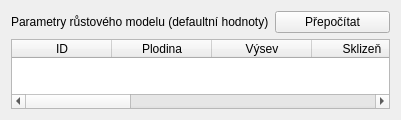
               <widget class="QWidget" name="page">
                <property name="geometry">
                 <rect>
                  <x>0</x>
                  <y>0</y>
                  <width>401</width>
                  <height>119</height>
                 </rect>
                </property>
                <attribute name="label">
                 <string>Růstový model</string>
                </attribute>
                <layout class="QGridLayout" name="gridLayout_38">
                 <item row="0" column="0">
                  <layout class="QGridLayout" name="gridLayout_28">
                   <item row="1" column="1">
                    <widget class="QPushButton" name="pb_coefs">
                     <property name="sizePolicy">
                      <sizepolicy hsizetype="Preferred" vsizetype="Fixed">
                       <horstretch>0</horstretch>
                       <verstretch>0</verstretch>
                      </sizepolicy>
                     </property>
                     <property name="toolTip">
                      <string>&lt;html&gt;&lt;head/&gt;&lt;body&gt;&lt;p&gt;Provede výpočet koeficientů růstového modelu z dat zadaných v tabulce (z hodnot maximální sušiny). Jedná se o defaultní hodnoty sklonu a interceptu růstové křivky (viz nápověda).&lt;/p&gt;&lt;/body&gt;&lt;/html&gt;</string>
                     </property>
                     <property name="text">
                      <string>Přepočítat</string>
                     </property>
                    </widget>
                   </item>
                   <item row="1" column="0">
                    <widget class="QLabel" name="label_12">
                     <property name="text">
                      <string>Parametry růstového modelu (defaultní hodnoty)</string>
                     </property>
                    </widget>
                   </item>
                  </layout>
                 </item>
                 <item row="1" column="0">
                  <widget class="QTableWidget" name="tw_growth_params">
                   <attribute name="verticalHeaderVisible">
                    <bool>false</bool>
                   </attribute>
                   <column>
                    <property name="text">
                     <string>ID</string>
                    </property>
                   </column>
                   <column>
                    <property name="text">
                     <string>Plodina</string>
                    </property>
                   </column>
                   <column>
                    <property name="text">
                     <string>Výsev</string>
                    </property>
                    <property name="toolTip">
                     <string>&lt;html&gt;&lt;head/&gt;&lt;body&gt;&lt;p&gt;Agrotechnický termín výsevu nebo výsadby&lt;/p&gt;&lt;/body&gt;&lt;/html&gt;</string>
                    </property>
                   </column>
                   <column>
                    <property name="text">
                     <string>Sklizeň</string>
                    </property>
                    <property name="toolTip">
                     <string>&lt;html&gt;&lt;head/&gt;&lt;body&gt;&lt;p&gt;Agrotechnický termín sklizně&lt;/p&gt;&lt;/body&gt;&lt;/html&gt;</string>
                    </property>
                   </column>
                   <column>
                    <property name="text">
                     <string>W_max</string>
                    </property>
                    <property name="toolTip">
                     <string>&lt;html&gt;&lt;head/&gt;&lt;body&gt;&lt;p&gt;Maximální hodnota sušiny biomasy (t.ha&lt;span style=&quot; vertical-align:super;&quot;&gt;-1&lt;/span&gt;).&lt;/p&gt;&lt;/body&gt;&lt;/html&gt;</string>
                    </property>
                   </column>
                   <column>
                    <property name="text">
                     <string>LAI_max</string>
                    </property>
                    <property name="toolTip">
                     <string>&lt;html&gt;&lt;head/&gt;&lt;body&gt;&lt;p&gt;Maximální hodnota indexu listové pokryvnosti plodiny (m&lt;span style=&quot; vertical-align:super;&quot;&gt;2&lt;/span&gt;.m&lt;span style=&quot; vertical-align:super;&quot;&gt;-2&lt;/span&gt;).&lt;/p&gt;&lt;/body&gt;&lt;/html&gt;</string>
                    </property>
                   </column>
                   <column>
                    <property name="text">
                     <string>R_max</string>
                    </property>
                    <property name="toolTip">
                     <string>&lt;html&gt;&lt;head/&gt;&lt;body&gt;&lt;p&gt;Maximální hodnota objemové vlhkosti biomasy (%).&lt;/p&gt;&lt;/body&gt;&lt;/html&gt;</string>
                    </property>
                   </column>
                   <column>
                    <property name="text">
                     <string>R_min</string>
                    </property>
                    <property name="toolTip">
                     <string>&lt;html&gt;&lt;head/&gt;&lt;body&gt;&lt;p&gt;Minimální hodnota objemové vlhkosti biomasy při sklizni (%).&lt;/p&gt;&lt;/body&gt;&lt;/html&gt;</string>
                    </property>
                   </column>
                   <column>
                    <property name="text">
                     <string>Koef_M</string>
                    </property>
                    <property name="toolTip">
                     <string>&lt;html&gt;&lt;head/&gt;&lt;body&gt;&lt;p&gt;Sklon křivky růstového modelu pro jednotlivé plodiny. Více informací naleznete v nápovědě.&lt;/p&gt;&lt;/body&gt;&lt;/html&gt;</string>
                    </property>
                   </column>
                   <column>
                    <property name="text">
                     <string>Koef_N</string>
                    </property>
                    <property name="toolTip">
                     <string>&lt;html&gt;&lt;head/&gt;&lt;body&gt;&lt;p&gt;Intercep růstového modelu pro jednotlivé plodiny. Více informací naleznete v nápovědě.&lt;/p&gt;&lt;/body&gt;&lt;/html&gt;</string>
                    </property>
                   </column>
                  </widget>
                 </item>
                </layout>
               </widget>
